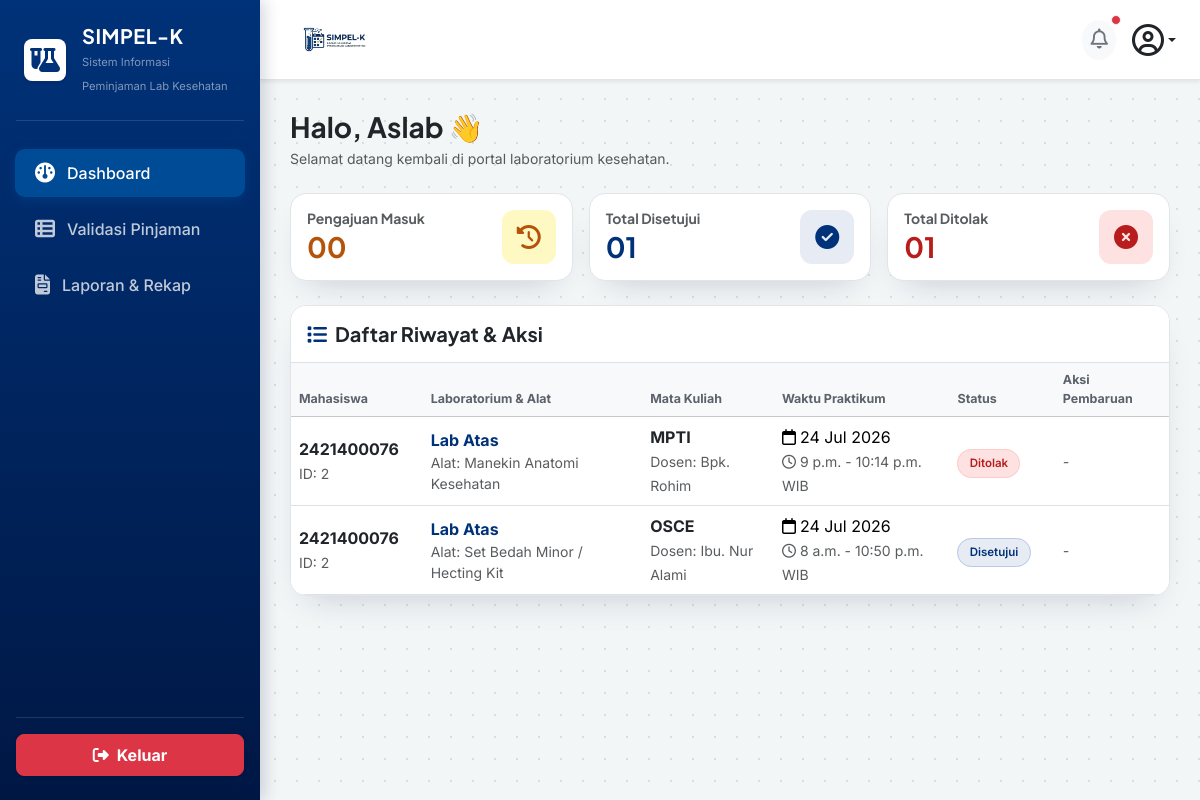
The app's page /aslab/dashboard/ (signed in) with its own data.
### core_auth/models.py (models this page shows, shortened)
class User(AbstractUser):
    ROLE_CHOICES = [
        ('mahasiswa', 'Mahasiswa/PJMK'),
        ('aslab', 'Asisten Laboratorium'),
        ('kaleb', 'Kepala Laboratorium'),
    ]
    role = models.CharField(max_length=20, choices=ROLE_CHOICES, default='mahasiswa')
    nim = models.CharField(max_length=20, blank=True, null=True, unique=True)
    prodi = models.CharField(max_length=50, blank=True, null=True)
    no_hp = models.CharField(max_length=15, blank=True, null=True)

class Peminjaman(models.Model):
    STATUS_CHOICES = [
        ('pending', 'Menunggu Validasi ASLAB'),
        ('verified', 'Menunggu Persetujuan KALAB'),
        ('disetujui', 'Disetujui / Jadwal Dikunci'),
        ('ditolak', 'Ditolak'),
        ('selesai', 'Selesai / Sudah Dikembalikan'),
    ]
    mahasiswa = models.ForeignKey(settings.AUTH_USER_MODEL, on_delete=models.CASCADE, related_name='peminjaman_mahasiswa')
    ruang_lab = models.ForeignKey(RuangLab, on_delete=models.CASCADE)
    alat_bahan = models.ForeignKey(AlatBahan, on_delete=models.PROTECT)
    keperluan = models.TextField()
    nama_dosen = models.CharField(max_length=100)
    mata_kuliah = models.CharField(max_length=100)
    tanggal_pinjam = models.DateField()
    wkt_mulai = models.TimeField()
    wkt_akhir = models.TimeField()
    status = models.CharField(max_length=20, choices=STATUS_CHOICES, default='pending')
    di_validasi_oleh = models.ForeignKey(
        settings.AUTH_USER_MODEL,
        on_delete=models.SET_NULL,
        blank=True,
        null=True,
        related_name='aslab_verifikator'
    )
    tgl_pengajuan = models.DateTimeField(auto_now_add=True)
    catatan_tolak = models.TextField(blank=True, null=True)

class RuangLab(models.Model):
    nama_ruang = models.CharField(max_length=100)
    kapasitas = models.IntegerField()
    deskripsi = models.TextField(blank=True, null=True)

class AlatBahan(models.Model):
    nama_alat = models.CharField(max_length=100)
    stok_tersedia = models.IntegerField(default=0)
    satuan = models.CharField(max_length=20, default='Pcs')

### aslab/views.py (the view)
# urls.py: path('dashboard/', views.dashboard_aslab, name='dashboard'),
@login_required(login_url='core_auth:login')
def dashboard_aslab(request):
    redirect_target = cekk_role_aslab(request.user)
    if redirect_target:
        messages.error(request, "Anda tidak memiliki hak akses sebagai ASLAB!")
        return redirect(redirect_target)
    semua_peminjaman = Peminjaman.objects.exclude(mahasiswa__username__icontains='aslab').order_by('-tanggal_pinjam')
    total_masuk = semua_peminjaman.filter(status__in=['pending', 'pengembalian_diajukan']).count()
    total_disetujui = semua_peminjaman.filter(status__in=['verified', 'disetujui', 'selesai']).count()
    total_ditolak = semua_peminjaman.filter(status='ditolak').count()
    context = {
        'semua_peminjaman': semua_peminjaman,
        'total_masuk': total_masuk,
        'total_disetujui': total_disetujui,
        'total_ditolak': total_ditolak,
    }
    return render(request, 'aslab/dashboard.html', context)

### aslab/templates/aslab/dashboard.html (shortened to what this page needs)
{% load static %}
<!DOCTYPE html>
<html lang="id">
<head>
    <link href="https://cdn.jsdelivr.net/npm/bootstrap@5.3.2/dist/css/bootstrap.min.css" rel="stylesheet">
    <link rel="stylesheet" href="https://cdnjs.cloudflare.com/ajax/libs/font-awesome/6.4.2/css/all.min.css">
</head>
<body>
    <div class="sidebar d-flex flex-column justify-content-between py-4" id="sidebarMenu">
        <div>
            <div class="px-4 mb-4 text-white d-flex align-items-center justify-content-between">
                <div class="d-flex align-items-center gap-3">
                    <div class="bg-white rounded-3 p-2 d-flex align-items-center justify-content-center shadow-sm" style="width: 42px; height: 42px;">
                        <i class="fa-solid fa-flask-vial fs-4" style="color: var(--teal-700);"></i>
                    </div>
                    <div>
                        <h5 class="fw-bold mb-0 text-white" style="letter-spacing: 0.5px;">SIMPEL-K</h5>
                        <small class="text-white-50" style="font-size: 0.7rem;">Sistem Informasi Peminjaman Lab Kesehatan</small>
                    </div>
                </div>
            </div>
            <hr class="text-white-50 mx-3 mb-4">
            <ul class="nav nav-pills flex-column mb-auto">
                <li class="nav-item">
                    <a href="{% url 'aslab:dashboard' %}" class="nav-link active">
                        <i class="fa-solid fa-gauge fs-5"></i> Dashboard
                    </a>
                </li>
                <li class="nav-item">
                    <a href="{% url 'aslab:dashboard' %}" class="nav-link">
                        <i class="fa-solid fa-table-list fs-5"></i> Validasi Pinjaman
                    </a>
                </li>
                <li class="nav-item">
                    <a href="{% url 'aslab:laporan' %}" class="nav-link">
                        <i class="fa-solid fa-file-invoice fs-5"></i> Laporan & Rekap
                    </a>
                </li>
            </ul>
        </div>
        <div class="px-3">
            <hr class="text-white-50 mb-3">
            <a href="/auth/logout/" class="btn btn-danger w-100 py-2 rounded-3 fw-bold d-flex align-items-center justify-content-center gap-2 shadow-sm">
                <i class="fa-solid fa-right-from-bracket"></i> Keluar
            </a>
        </div>
    </div>
    <div class="main-content">
        <div class="top-header-bar d-flex align-items-center justify-content-between shadow-sm">
            <div class="d-flex align-items-center gap-3">
                <img src="{% static 'images/logo.png' %}" alt="SIMPEL-K" style="height: 55px; width: auto; object-fit: contain;">
            </div>
            <div class="d-flex align-items-center gap-3">
                <button class="btn btn-light rounded-circle border-0 p-2 position-relative" type="button">
                    <i class="fa-regular fa-bell fs-5 text-secondary"></i>
                    <span class="position-absolute top-0 start-100 translate-middle p-1 bg-danger border border-light rounded-circle"></span>
                </button>
                <div class="dropdown">
                    <a href="#" class="d-flex align-items-center text-dark text-decoration-none dropdown-toggle" id="dropdownUser" data-bs-toggle="dropdown" aria-expanded="false">
                        <i class="fa-regular fa-circle-user fs-2 text-dark"></i>
                    </a>
                </div>
            </div>
        </div>
        <div class="mb-4">
            <h3 class="fw-bold text-dark mb-1">Halo, {{ request.user.first_name|default:"Aslab" }} 👋</h3>
            <p class="text-muted small mb-0">Selamat datang kembali di portal laboratorium kesehatan.</p>
        </div>
        <div class="row g-3 mb-4">
            <div class="col-12 col-sm-4">
                <div class="card card-custom p-3 bg-white">
                    <div class="d-flex align-items-center justify-content-between">
                        <div>
                            <h6 class="text-muted fw-bold mb-1 small">Pengajuan Masuk</h6>
                            <h3 class="fw-bold mb-0" style="color: var(--amber-600);">{{ total_masuk|stringformat:"02d" }}</h3>
                        </div>
                        <div class="stat-icon-box stat-icon-box--pending">
                            <i class="fa-solid fa-clock-rotate-left fs-4"></i>
                        </div>
                    </div>
                </div>
            </div>
            <div class="col-12 col-sm-4">
                <div class="card card-custom p-3 bg-white">
                    <div class="d-flex align-items-center justify-content-between">
                        <div>
                            <h6 class="text-muted fw-bold mb-1 small">Total Disetujui</h6>
                            <h3 class="fw-bold text-brand mb-0">{{ total_disetujui|stringformat:"02d" }}</h3>
                        </div>
                        <div class="stat-icon-box stat-icon-box--approved">
                            <i class="fa-solid fa-circle-check fs-4"></i>
                        </div>
                    </div>
                </div>
            </div>
            <div class="col-12 col-sm-4">
                <div class="card card-custom p-3 bg-white">
                    <div class="d-flex align-items-center justify-content-between">
                        <div>
                            <h6 class="text-muted fw-bold mb-1 small">Total Ditolak</h6>
                            <h3 class="fw-bold mb-0" style="color: var(--rose-600);">{{ total_ditolak|stringformat:"02d" }}</h3>
                        </div>
                        <div class="stat-icon-box stat-icon-box--rejected">
                            <i class="fa-solid fa-circle-xmark fs-4"></i>
                        </div>
                    </div>
                </div>
            </div>
        </div>
        <div class="card card-custom bg-white overflow-hidden">
            <div class="card-header bg-white border-bottom py-3">
                <h5 class="fw-bold mb-0 text-dark"><i class="fa-solid fa-list me-2 text-brand"></i>Daftar Riwayat & Aksi</h5>
            </div>
            <div class="table-responsive">
                <table class="table table-hover align-middle mb-0" style="min-width: 800px;">
                    <thead class="table-light">
                        <tr>
                            <th style="width: 15%;">Mahasiswa</th>
                            <th style="width: 25%;">Laboratorium & Alat</th>
                            <th style="width: 15%;">Mata Kuliah</th>
                            <th style="width: 20%;">Waktu Praktikum</th>
                            <th style="width: 12%;">Status</th>
                            <th style="width: 13%;">Aksi Pembaruan</th>
                        </tr>
                    </thead>
                    <tbody>
                        {% for pinjam in semua_peminjaman %}
                        <tr>
                            <td>
                                <div class="fw-bold text-dark">{{ pinjam.mahasiswa.username }}</div>
                                <small class="text-muted">ID: {{ pinjam.mahasiswa.id }}</small>
                            </td>
                            <td>
                                <div class="fw-bold text-brand">{{ pinjam.ruang_lab.nama_ruang }}</div>
                                <small class="text-muted d-block">Alat: {{ pinjam.alat_bahan.nama_alat }}</small>
                            </td>
                            <td>
                                <div class="fw-bold text-dark">{{ pinjam.mata_kuliah }}</div>
                                <small class="text-muted">
                                    Dosen: {{ pinjam.dosen|default:pinjam.nama_dosen|default:"-" }}
                                </small>
                            </td>
                            <td>
                                <div><i class="fa-regular fa-calendar me-1"></i>{{ pinjam.tanggal_pinjam|date:"d M Y" }}</div>
                                <small class="text-muted"><i class="fa-regular fa-clock me-1"></i>{{ pinjam.wkt_mulai }} - {{ pinjam.wkt_akhir }} WIB</small>
                            </td>
                            <td>
                                {% if pinjam.status == 'pending' %}
                                    <span class="badge-status badge-status--wait-aslab">Menunggu ASLAB</span>
                                {% elif pinjam.status == 'verified' %}
                                    <span class="badge-status badge-status--wait-kalab">Menunggu KALAB</span>
                                {% elif pinjam.status == 'disetujui' %}
                                    <span class="badge-status badge-status--approved">Disetujui</span>
                                {% elif pinjam.status == 'pengembalian_diajukan' %}
                                    <span class="badge-status badge-status--return">Ajukan Pengembalian</span>
                                {% elif pinjam.status == 'selesai' %}
                                    <span class="badge-status badge-status--done">Selesai</span>
                                {% else %}
                                    <span class="badge-status badge-status--rejected">Ditolak</span>
                                {% endif %}
                            </td>
                            <td>
                                <div class="btn-action-group">
                                    {% if pinjam.status == 'pending' %}
                                    <a href="{% url 'aslab:verifikasi' pinjam.id 'verifikasi' %}"
                                        class="btn-action btn-action--approve"
                                        onclick="return confirm('Verifikasi peminjaman ini ke KALAB?');">
                                        <i class="fa-solid fa-check"></i> Verifikasi
                                    </a>
                                    <a href="{% url 'aslab:verifikasi' pinjam.id 'tolak' %}"
                                        class="btn-action btn-action--reject"
                                        onclick="return confirm('Yakin ingin MENOLAK peminjaman ini?');">
                                        <i class="fa-solid fa-xmark"></i> Tolak
                                    </a>
                                    {% elif pinjam.status == 'pengembalian_diajukan' %}
                                    <a href="{% url 'aslab:verifikasi' pinjam.id 'selesai' %}"
                                        class="btn-action btn-action--done"
                                        onclick="return confirm('Konfirmasi bahwa alat/lab sudah selesai dikembalikan?');">
                                        <i class="fa-solid fa-box-archive"></i> Selesai
                                    </a>
                                    {% else %}
                                    <span class="text-muted small fst-italic">-</span>
                                    {% endif %}
                                </div>
                            </td>
                        </tr>
                        {% empty %}
                        <tr>
                            <td colspan="6" class="text-center py-4 text-muted">Belum ada data pengajuan peminjaman laboratorium.</td>
                        </tr>
                        {% endfor %}
                    </tbody>
                </table>
            </div>
        </div>
    </div>
</body>
</html>

### records on screen
User: user.first_name "Aslab"
Peminjaman: mahasiswa.username "2421400076", mahasiswa.id "2", ruang_lab.nama_ruang "Lab Atas", alat_bahan.nama_alat "Manekin Anatomi Kesehatan", mata_kuliah "MPTI", dosen "Bpk. Rohim", tanggal_pinjam "24 Jul 2026", wkt_mulai "9 p.m.", wkt_akhir "10:14 p.m.", status "Ditolak"
Peminjaman: mahasiswa.username "2421400076", mahasiswa.id "2", ruang_lab.nama_ruang "Lab Atas", alat_bahan.nama_alat "Set Bedah Minor / Hecting Kit", mata_kuliah "OSCE", dosen "Ibu. Nur Alami", tanggal_pinjam "24 Jul 2026", wkt_mulai "8 a.m.", wkt_akhir "10:50 p.m.", status "Disetujui"

### other values on screen
{{ total_masuk|stringformat:"02d" }} "00"
{{ total_disetujui|stringformat:"02d" }} "01"
{{ total_ditolak|stringformat:"02d" }} "01"
